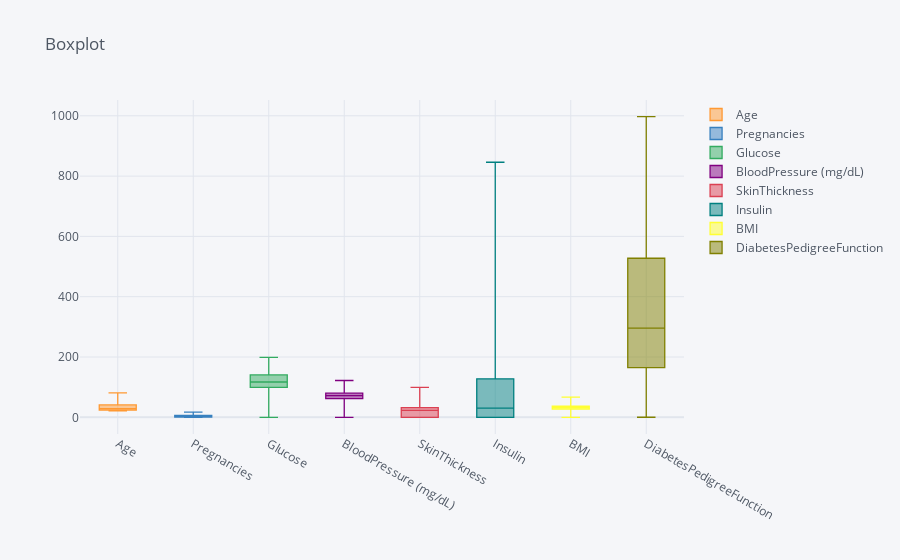

Notebook code cell kept with this figure:
### Markdown cell above
## Create Boxplot

### Code cell
df.iplot(kind='box',x='Age',y='BMI',title='Boxplot')

### Figure 1 — Plotly figure (JSON) as saved in the notebook; plotly's stock layout.template omitted (floating-point values rounded to 4 significant figures; data arrays with more than 128 entries replaced by an {"elided": "..."} marker saying what was removed)
{"data": [{"boxpoints": false, "line": {"width": 1.3}, "marker": {"color": "rgba(255, 153, 51, 1.0)"}, "name": "Age", "orientation": "v", "type": "box", "y": {"elided": "768 int values"}}, {"boxpoints": false, "line": {"width": 1.3}, "marker": {"color": "rgba(55, 128, 191, 1.0)"}, "name": "Pregnancies", "orientation": "v", "type": "box", "y": {"elided": "768 int values"}}, {"boxpoints": false, "line": {"width": 1.3}, "marker": {"color": "rgba(50, 171, 96, 1.0)"}, "name": "Glucose", "orientation": "v", "type": "box", "y": {"elided": "768 int values"}}, {"boxpoints": false, "line": {"width": 1.3}, "marker": {"color": "rgba(128, 0, 128, 1.0)"}, "name": "BloodPressure (mg/dL)", "orientation": "v", "type": "box", "y": {"elided": "768 int values"}}, {"boxpoints": false, "line": {"width": 1.3}, "marker": {"color": "rgba(219, 64, 82, 1.0)"}, "name": "SkinThickness", "orientation": "v", "type": "box", "y": {"elided": "768 int values"}}, {"boxpoints": false, "line": {"width": 1.3}, "marker": {"color": "rgba(0, 128, 128, 1.0)"}, "name": "Insulin", "orientation": "v", "type": "box", "y": {"elided": "768 int values"}}, {"boxpoints": false, "line": {"width": 1.3}, "marker": {"color": "rgba(255, 255, 51, 1.0)"}, "name": "BMI", "orientation": "v", "type": "box", "y": {"elided": "768 float values"}}, {"boxpoints": false, "line": {"width": 1.3}, "marker": {"color": "rgba(128, 128, 0, 1.0)"}, "name": "DiabetesPedigreeFunction", "orientation": "v", "type": "box", "y": {"elided": "768 float values"}}], "layout": {"autosize": true, "legend": {"bgcolor": "#F5F6F9", "font": {"color": "#4D5663"}}, "paper_bgcolor": "#F5F6F9", "plot_bgcolor": "#F5F6F9", "title": {"font": {"color": "#4D5663"}, "text": "Boxplot"}, "xaxis": {"autorange": true, "gridcolor": "#E1E5ED", "range": [-0.5, 7.5], "showgrid": true, "tickfont": {"color": "#4D5663"}, "title": {"font": {"color": "#4D5663"}, "text": ""}, "type": "category", "zerolinecolor": "#E1E5ED"}, "yaxis": {"autorange": true, "gridcolor": "#E1E5ED", "range": [-55.39, 1052.0], "showgrid": true, "tickfont": {"color": "#4D5663"}, "title": {"font": {"color": "#4D5663"}, "text": ""}, "type": "linear", "zerolinecolor": "#E1E5ED"}}}
